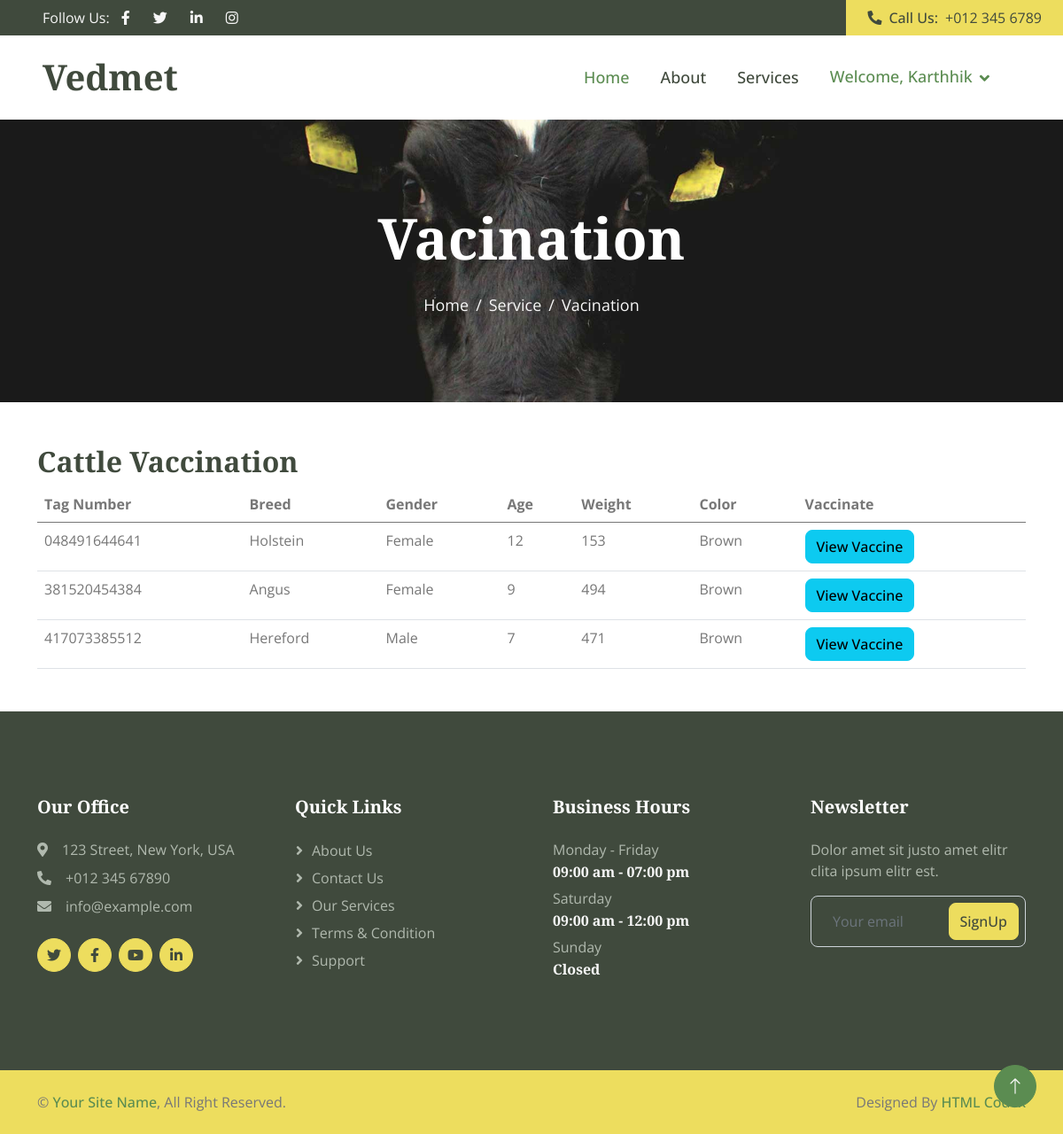
/vaccinate/ (signed in), run on an earlier commit of the app's database.
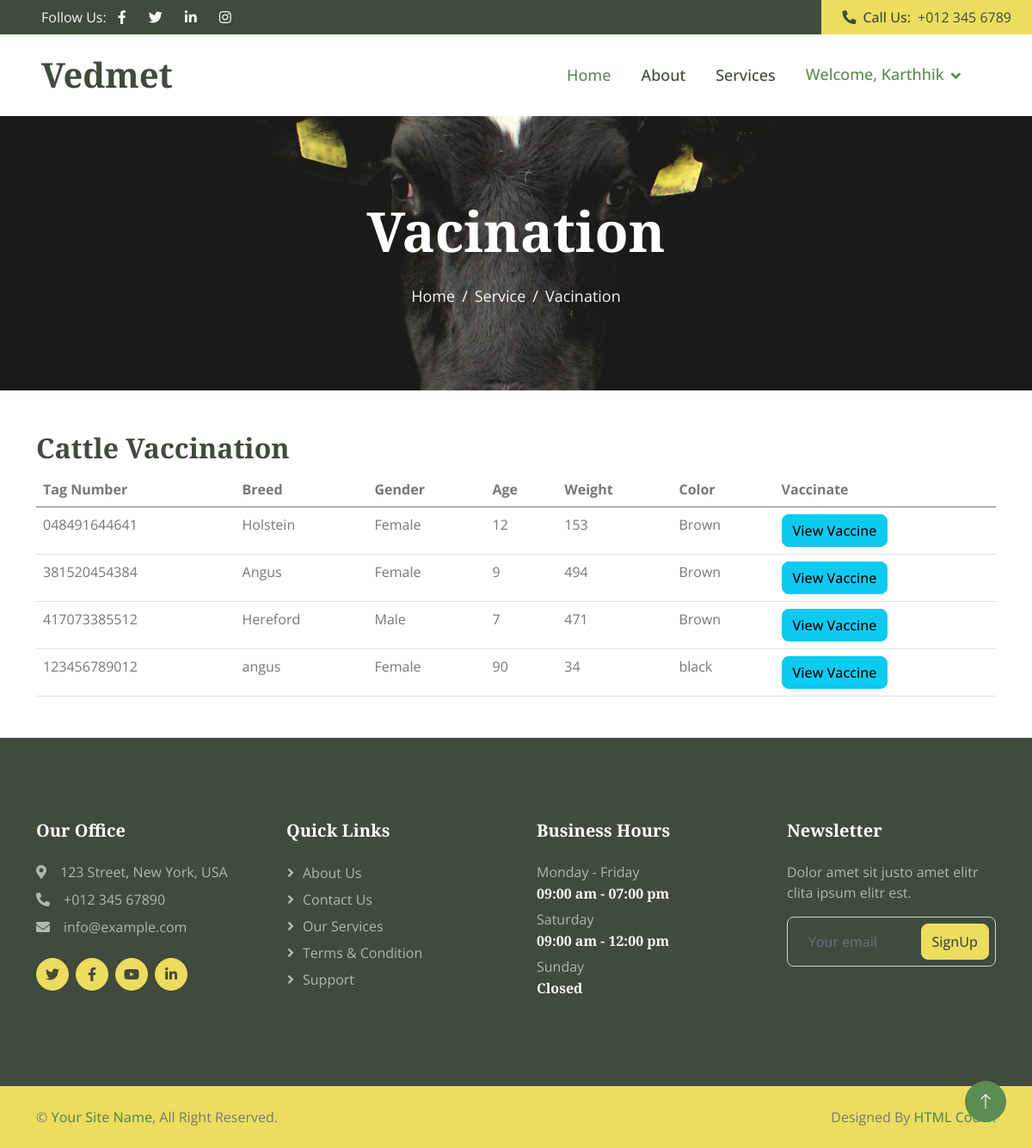
And on a later commit of the database.
### myapp/models.py (models this page shows, shortened)
class Cattle(models.Model):
    tagno = models.CharField(max_length=12, unique=True)
    breed = models.CharField(max_length=50)
    gender = models.CharField(max_length=10)
    dob = models.DateField(default=date.today)
    age = models.IntegerField(default=0)
    age_years = models.IntegerField(default=0)
    weight = models.IntegerField()
    color = models.CharField(max_length=50)
    owner = models.ForeignKey(Farmer, on_delete=models.CASCADE)

### myapp/views.py (the view)
# urls.py: path('vaccinate/',views.vaccinate),
def vaccinate(request):
    username = request.session.get('username')
    if not username:
        messages.error(request, 'You must be logged in to access this page.')
        return redirect('/signin/')
    username = request.session.get('id')
    cattles = Cattle.objects.filter(owner=username)
    vaccines = Vaccines.objects.all()
    diseases = Disease.objects.all()
    context = {'cattles': cattles, 'diseases': diseases, 'vaccines': vaccines}
    return render(request, 'vaccinate.html', context)

### myapp/templates/vaccinate.html (shortened to what the changed rows need)
{% load static %}
<!DOCTYPE html>
<html lang="en">
<head>
    <link href="https://cdnjs.cloudflare.com/ajax/libs/font-awesome/5.10.0/css/all.min.css" rel="stylesheet">
    <link href="https://cdn.jsdelivr.net/npm/bootstrap-icons@1.4.1/font/bootstrap-icons.css" rel="stylesheet">
    <link href="{% static 'lib/animate/animate.min.css' %}" rel="stylesheet">
    <link href="{% static 'lib/owlcarousel/assets/owl.carousel.min.css' %}" rel="stylesheet">
    <link href="{% static 'lib/lightbox/css/lightbox.min.css' %}" rel="stylesheet">
    <link href="{% static 'css/bootstrap.min.css' %}" rel="stylesheet">
    <link href="{% static 'css/style.css' %}" rel="stylesheet">
</head>
<body>
<nav class="navbar navbar-expand-lg bg-white navbar-light sticky-top px-4 px-lg-5">
    <a href="{% url 'index' %}" class="navbar-brand d-flex align-items-center">
        <h1 class="m-0">Vedmet</h1>
    </a>
</nav>
    <div class="container-fluid page-header py-5 mb-5 wow fadeIn" data-wow-delay="0.1s">
        <div class="container text-center py-5">
            <h1 class="display-3 text-white mb-4 animated slideInDown">Vacination</h1>
        </div>
    </div>
    <div class="container">
  <h2>Cattle Vaccination</h2>
  <table class="table table-hover">
    <thead>
      <tr>
        <th>Tag Number</th>
        <th>Breed</th>
        <th>Gender</th>
        <th>Age</th>
        <th>Weight</th>
        <th>Color</th>
        <th>Vaccinate</th>
      </tr>
    </thead>
    <tbody>
      {% for cattle in cattles %}
      <tr>
        <td>{{cattle.tagno}}</td>
        <td>{{cattle.breed}}</td>
        <td>{{cattle.gender}}</td>
        <td>{{cattle.age}}</td>
        <td>{{cattle.weight}}</td>
        <td>{{cattle.color}}</td>
         <td>
                   <a class="btn btn-info" href="{% url 'view_vaccine' cattle.id %}">View Vaccine</a>
                </td>
      </tr>
            {% endfor %}
        </tbody>
    </table>
</div>
</body>
</html>

What changed in the data, as far as the page shows it:
added Cattle: tagno "123456789012", breed "angus", gender "Female", age "90", weight "34", color "black"
